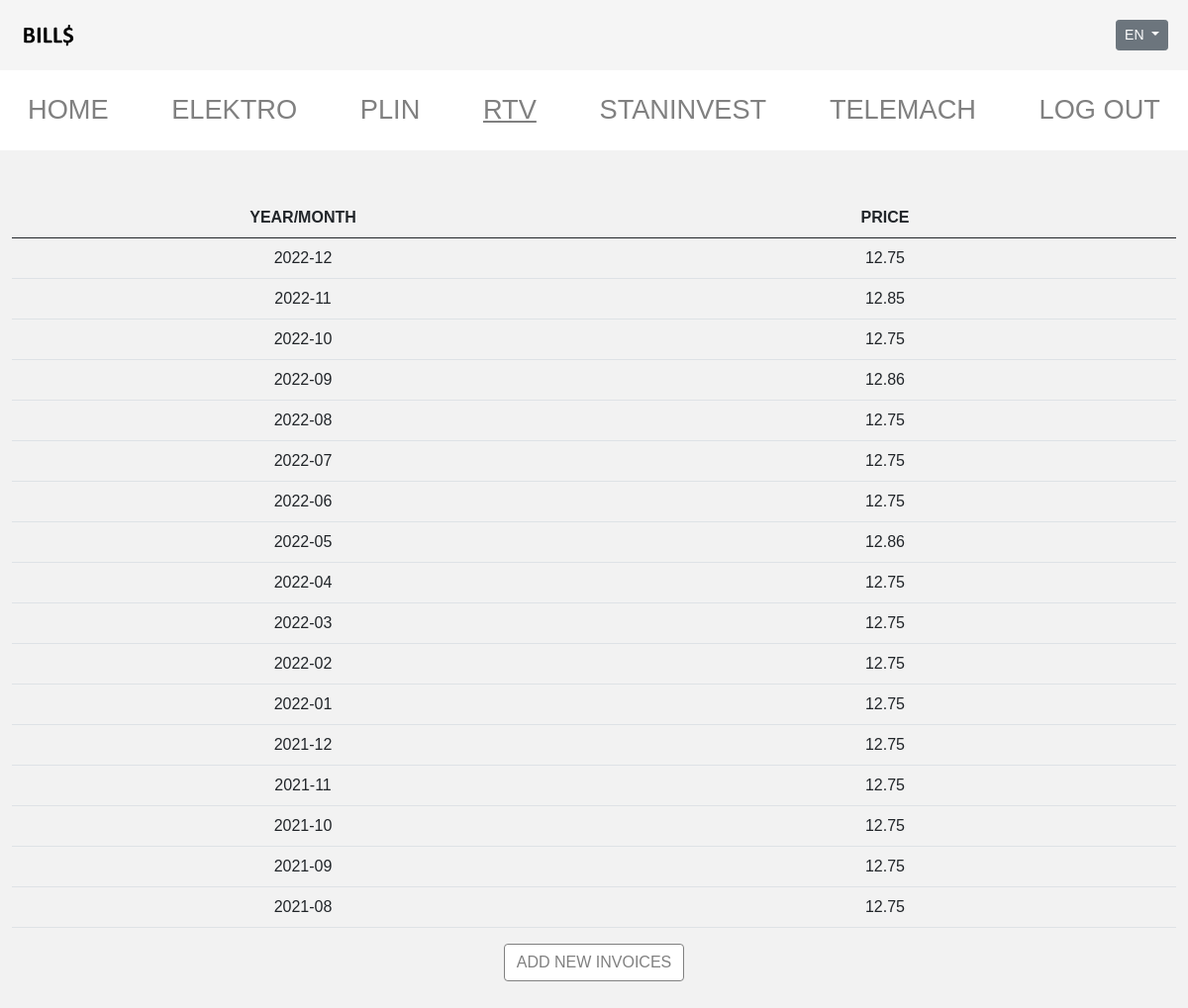
Page /rtv (signed in) on the committed database.
### tables this page shows
CREATE TABLE 'rtv' ( "DATA" TEXT PRIMARY KEY,'RTV' FLOAT );

### app.py (the view)
@app.route("/rtv", methods=["GET", "POST"])
@login_required
def rtv1():
    if request.method == "POST":
        smetki_rtv = rtv()
        if smetki_rtv != None:
            for i in smetki_rtv:
                    date1 = i
                    price1 = smetki_rtv[date1]
                    db.execute("INSERT OR IGNORE INTO rtv (DATA, RTV) VALUES(?, ?)", date1, price1)
                    db.execute("INSERT OR IGNORE INTO together (DATA) VALUES(?)", i)
                    db.execute("UPDATE together SET RTV = ? WHERE DATA = ?", price1, date1)
            return redirect("rtv")
        else:
            return apology("No new INVOICES", 400)
    else:
        rtv_list = db.execute("SELECT * FROM rtv ORDER BY DATA DESC")
        return render_template("rtv.html", table=rtv_list)

### app.py (called while the page is built)
@app.after_request
def after_request(response):
    response.headers["Cache-Control"] = "no-cache, no-store, must-revalidate"
    response.headers["Expires"] = 0
    response.headers["Pragma"] = "no-cache"
    return response

### helpers.py (called while the page is built)
def login_required(f):
    @wraps(f)
    def decorated_function(*args, **kwargs):
        if session.get("user_id") is None:
            return redirect("/login")
        return f(*args, **kwargs)
    return decorated_function

### templates/rtv.html (shortened to what this page needs)
{% extends "layout.html" %}
{% block main %}
<table class="table" id="table">
    <thead class="tablehead">
      <tr>
        <th scope="col" style="width:50%">YEAR/MONTH</th>
        <th scope="col" style="width:50%">PRICE</th>
      </tr>
    </thead>
    <tbody id="sum">
        {% for i in table %}
          <tr>
            <td>{{ i["DATA"] }}</td>
            <td>{{ i["RTV"] }}</td>
          </tr>
        {% endfor %}
    </tbody>
  </table>
  <form action="rtv" method="post">
    <button class="btn btn-primary">ADD NEW INVOICES</button>
 </form>
{% endblock %}

### static/styles.css (style rules this page uses)
* { box-sizing: border-box; margin: 0; padding: 0; font-family: "Poppins", sans-serif; }
.btn-primary { background-color: white !important; border-color: gray!important; color: gray }
.tablehead { width:50%; }

### rows in the picture
rtv: DATA "2022-12", RTV "12.75"
rtv: DATA "2022-11", RTV "12.85"
rtv: DATA "2022-10", RTV "12.75"
rtv: DATA "2022-09", RTV "12.86"
rtv: DATA "2022-08", RTV "12.75"
rtv: DATA "2022-07", RTV "12.75"
rtv: DATA "2022-06", RTV "12.75"
rtv: DATA "2022-05", RTV "12.86"
rtv: DATA "2022-04", RTV "12.75"
rtv: DATA "2022-03", RTV "12.75"
rtv: DATA "2022-02", RTV "12.75"
rtv: DATA "2022-01", RTV "12.75"
rtv: DATA "2021-12", RTV "12.75"
rtv: DATA "2021-11", RTV "12.75"
rtv: DATA "2021-10", RTV "12.75"
rtv: DATA "2021-09", RTV "12.75"
rtv: DATA "2021-08", RTV "12.75"
